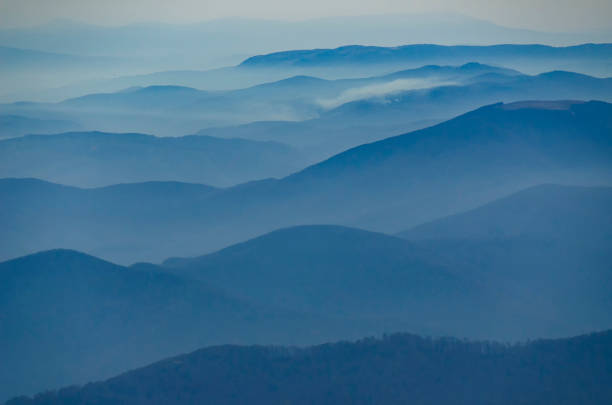
#> input picture Imagens de entrada/entrada2.jpg, 612 x 405 px, found by its file name
$ python aula-05+.py
#> lines starting #> are read from the running program, lines starting #| are printed output that depends on the picture
# -*- coding: utf-8 -*-
"""
Created on Tue Oct 17 19:16:03 2023

@author: aluno
"""

import cv2
import numpy
import matplotlib.pyplot as plt
foto = 'entrada2.jpg'
imagem = cv2.imread(foto)
#> imagem is the input picture: shape (405, 612, 3); mean B, G, R 148.4, 115.7, 66.2

#########################################################################################################
#=======================================================================================================#
#########################################################################################################

def deixaCinza (IMG):
    cinzas = numpy.zeros((imagem.shape[0], imagem.shape[1]), dtype = numpy.uint8)
    for i in range (imagem.shape[0]):
        for j in range (imagem.shape[1]):
            cinzas[i][j] = (IMG[i][j].sum()//3)
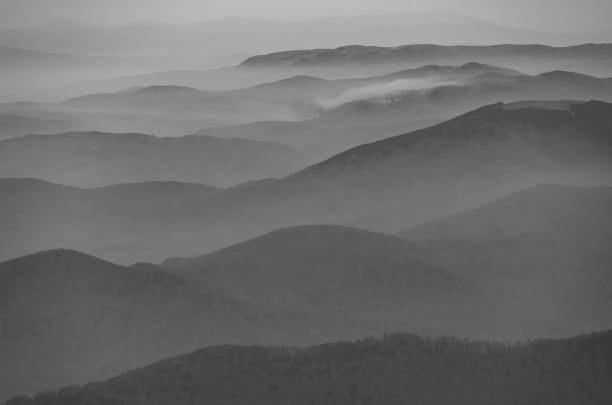
#> cinzas: shape (405, 612); min 54, max 187, mean 109.7
    cv2.imshow('Imagem em Tons de Cinza', cinzas)
    cv2.waitKey(0)
    return cinzas

def criaHistograma (IMG):
    histCinza = [0]*256
    for i in range (IMG.shape[0]):
        for j in range (IMG.shape[1]):
            histCinza[IMG[i][j]] = histCinza[IMG[i][j]] + 1
#> after the loop, histCinza = 256 values, max 6447 at index 90, min 0 at index 0, mean 968.2
    pixel = [0]*256
    for i in range (256):
        pixel[i]=i
    plt.xlabel('ID do Pixel (0 a 255)')
    plt.ylabel('Quantidade')
    plt.title('Histograma dos Pixels da Imagem')
    plt.bar(pixel, histCinza, color='gray')
    plt.show()
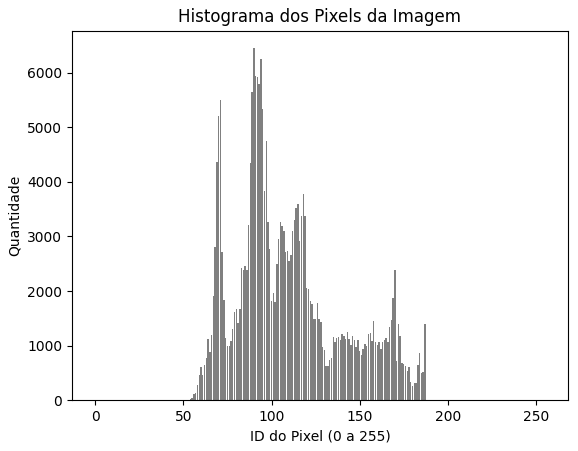
#> figure drawn by matplotlib, 1 panel; tallest bar 6447 high, from x = 89.6 to 90.4

#########################################################################################################
#=======================================================================================================#
#########################################################################################################

def normalizacao (IMG):
    normalizada = [0]*256
    for i in range (256):
        normalizada[i] = (criaHistograma(IMG))/((IMG.shape[0])*(IMG.shape[1]))
#> after the loop, normalizada = 256 values from 0 to 0
    pixel = [0]*256
    for i in range (256):
        pixel[i]=i
    plt.xlabel('Tom de Cinza')
    plt.ylabel('Quantidade')
    plt.title('Histograma de Tons de Cinza Normalizado')
    plt.bar(pixel, normalizada, color='gray')
    plt.show()
    return normalizada

#########################################################################################################
#=======================================================================================================#
#########################################################################################################

def acumulacao (NRML):
    acumulada = [0]*256
    for i in range (256):
        if i == 0:
            acumulada[i] = NRML[i]
        else:
            acumulada[i] = NRML[i] + acumulada[i-1]
    pixel = [0]*256
    for i in range (256):
        pixel[i]=i
    plt.xlabel('Tom de Cinza')
    plt.ylabel('Quantidade')
    plt.title('Histograma Normalizado Acumulado')
    plt.bar(pixel, acumulada, color='gray')
    plt.show()
    return acumulada

#########################################################################################################
#=======================================================================================================#
#########################################################################################################

def mapeamento (ACML):
    mapa = [0]*256
    for i in range (256):
        mapa[i] = round(ACML[i]*255)
    return mapa

#########################################################################################################
#=======================================================================================================#
#########################################################################################################

def equalizacao (IMG, MPMT):
    equalizada = numpy.zeros((IMG.shape[0], IMG.shape[1]), dtype = numpy.uint8)
    for i in range (IMG.shape[0]):
        for j in range (IMG.shape[1]):
            equalizada[i][j] = MPMT[IMG[i][j]]
    criaHistograma(equalizada)
    cv2.imshow('Imagem Equalizada', equalizada)
    cv2.waitKey(0)

#########################################################################################################
#=======================================================================================================#
#########################################################################################################

imgCinza = deixaCinza(imagem)
criaHistograma(imgCinza)
#> (the run stopped early here; a loop or call above may not have finished)

$ run again, with Imagens de entrada/entrada1.jpg copied over Imagens de entrada/entrada2.jpg
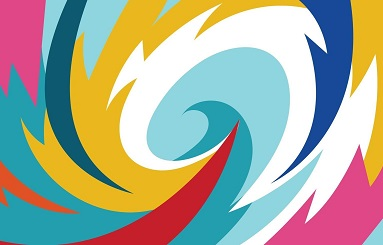
#> input picture Imagens de entrada/entrada1.jpg, 383 x 245 px, found by its file name
#> imagem is the input picture: shape (245, 383, 3); mean B, G, R 155, 171.2, 168.3
#> after the loop in deixaCinza, `for i in range (imagem.shape[0]):`:
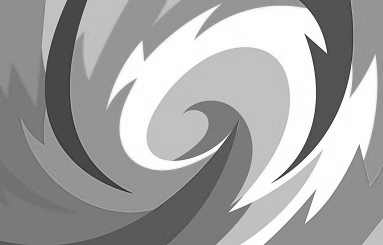
#> cinzas: shape (245, 383); min 35, max 255, mean 164.6
#> after the loop in criaHistograma, `for i in range (IMG.shape[0]):`: histCinza = 256 values, max 8649 at index 193, min 0 at index 0, mean 366.5
#> in criaHistograma, `plt.show()`:
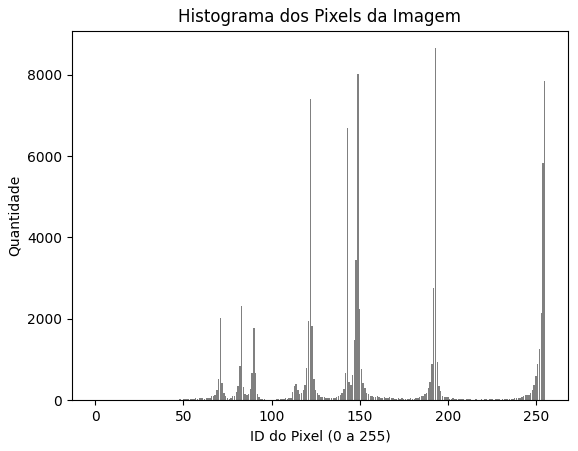
#> figure drawn by matplotlib, 1 panel; tallest bar 8649 high, from x = 192.6 to 193.4
#> after the loop in normalizacao, `for i in range (256):`: normalizada = 256 values from 0 to 0

$ run again, with Imagens de entrada/entrada3.jpg copied over Imagens de entrada/entrada2.jpg
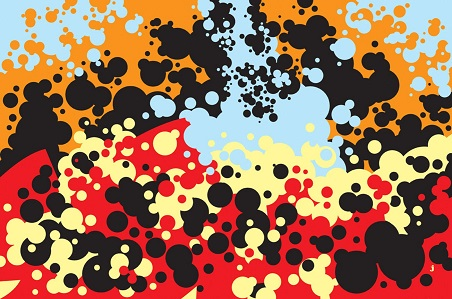
#> input picture Imagens de entrada/entrada3.jpg, 452 x 299 px, found by its file name
#> imagem is the input picture: shape (299, 452, 3); mean B, G, R 86.8, 112.2, 157.2
#> after the loop in deixaCinza, `for i in range (imagem.shape[0]):`:
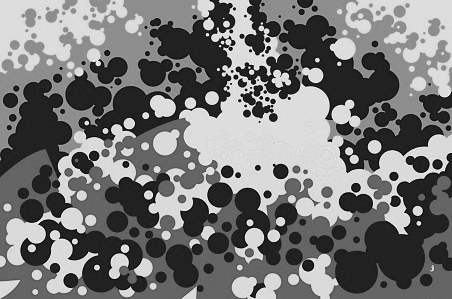
#> cinzas: shape (299, 452); min 1, max 247, mean 118.4
#> after the loop in criaHistograma, `for i in range (IMG.shape[0]):`: histCinza = 256 values, max 13103 at index 33, min 0 at index 0, mean 527.9
#> in criaHistograma, `plt.show()`:
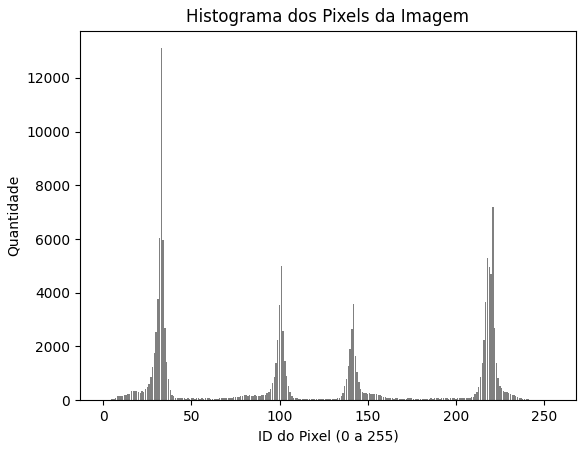
#> figure drawn by matplotlib, 1 panel; tallest bar 13103 high, from x = 32.6 to 33.4
#> after the loop in normalizacao, `for i in range (256):`: normalizada = 256 values from 0 to 0

$ run again, with Imagens de entrada/entrada4.jpg copied over Imagens de entrada/entrada2.jpg
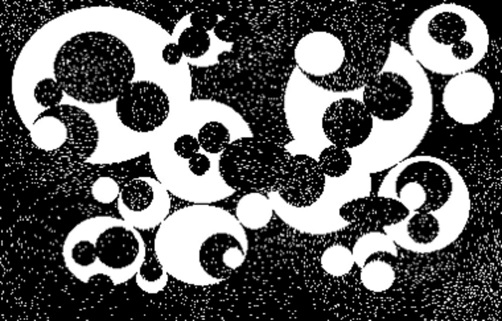
#> input picture Imagens de entrada/entrada4.jpg, 502 x 321 px, found by its file name
#> imagem is the input picture: shape (321, 502, 3); min 0, max 255, mean 99.2
#> after the loop in criaHistograma, `for i in range (IMG.shape[0]):`: histCinza = 256 values, max 39075 at index 0, min 53 at index 189, mean 629.5
#> in criaHistograma, `plt.show()`:
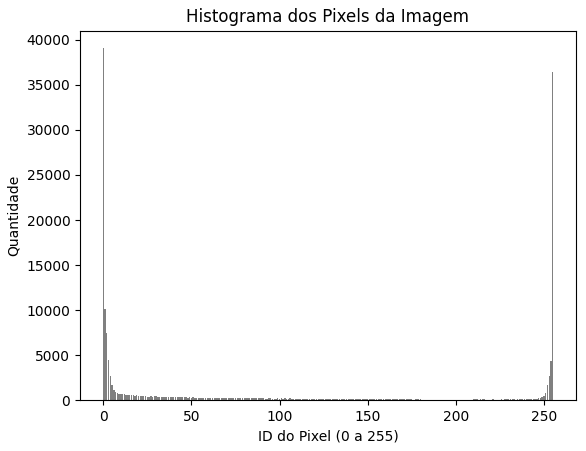
#> figure drawn by matplotlib, 1 panel; tallest bar 39075 high, from x = -0.4 to 0.4
#> after the loop in normalizacao, `for i in range (256):`: normalizada = 256 values from 0 to 0
